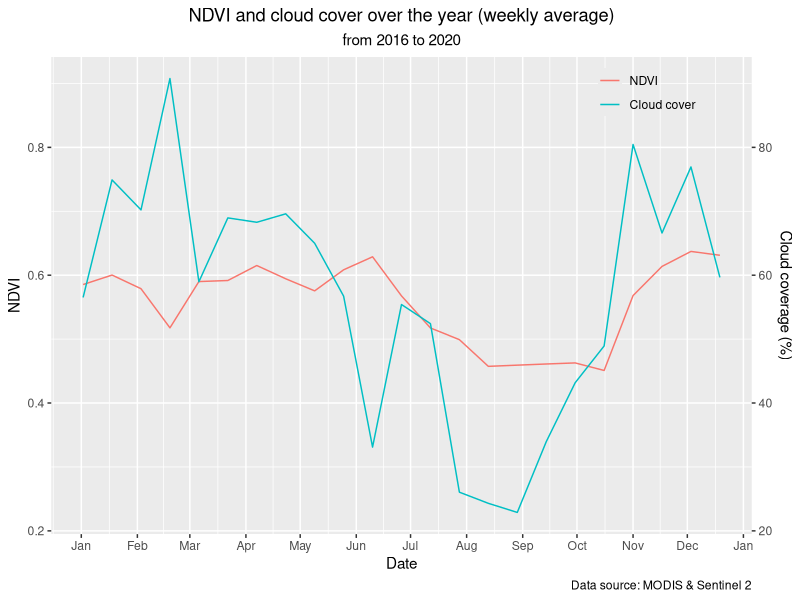
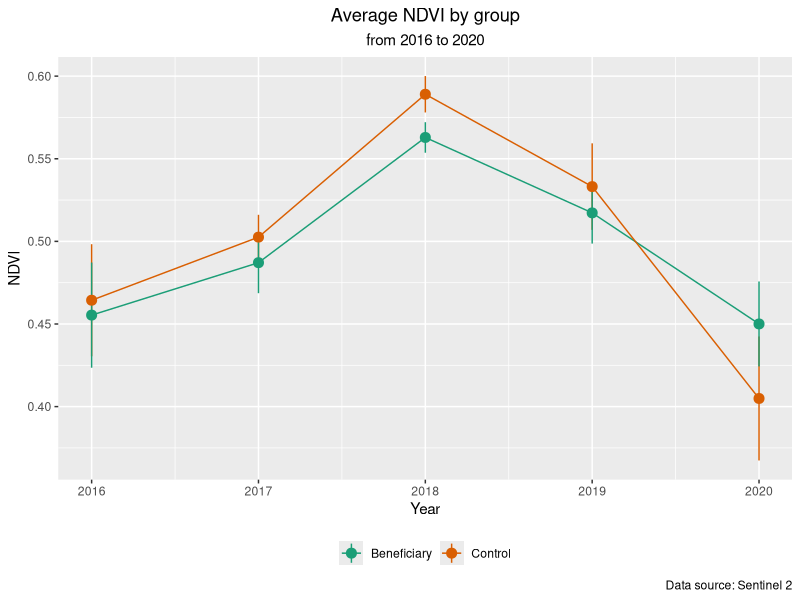
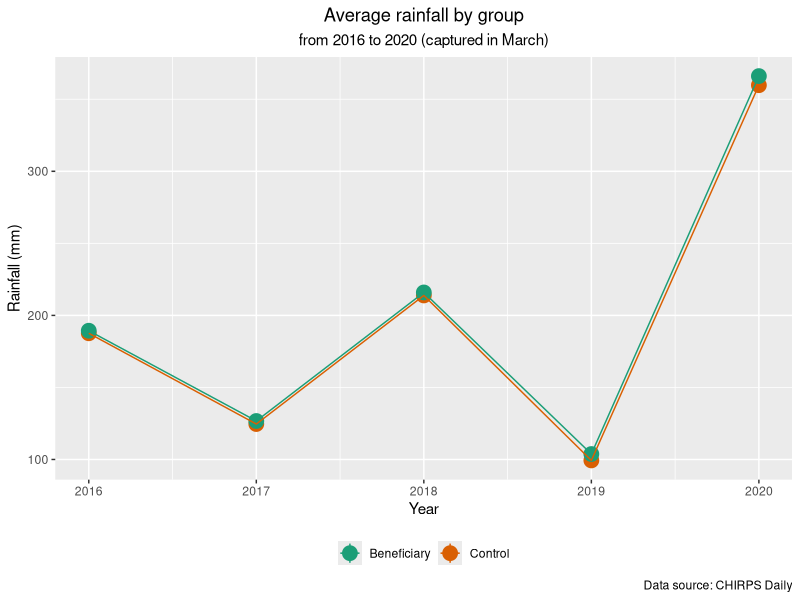

Recreate these plots in R, in order.
# ------------------------------------------------------------------------------
# Use satellite imagery in impact evaluation - Project LIVE in Rwanda
# Author: Romain Fourmy (www.romain-fourmy.eu)

# -- Data analysis --

# This script creates charts for NDVI and precipitaiton obtained from GEE. 
# First, this scripts creates times series (weekly) charts for the NDVI (MODIS) and cloud cover, which will help to determine our reference period for NDVI across years. 
# It uses the data obtained from: "Scripts GEE/1. Time series NDVI.js" and "Scripts GEE/2. Time series cloud cover.js" (downloaded in .csv, as mentioned at the end of the code)
# Second, this scripts creates times series (yearly) charts of the NDVI (Sentinel 2) and other covariates. 
# It uses the data obtained all the other scripts, which were then cleaned to obtain the file: "Data/df_ndvi_cov.csv".

# ------------------------------------------------------------------------------
library(ggplot2)
library(reshape2)
library(tidyr)
library(dplyr)
library(lubridate)
library(stringr)
options(scipen = 999)

#### I. Times series (weekly) for NDVI (MODIS) and cloud cover

### clean the NDVI and cloud cover datasets
## NDVI data cleaning
# import the NDVI dataset
df_ndvi_year <- read.csv("Data/Source files/TimeSeries_NDVI_yearly.csv")

# clean the date column
df_ndvi_year$date <- as.Date(df_ndvi_year$doy, origin = "2016-01-01")

# clean the NDVI columns 
for(i in 2:6) {      
  df_ndvi_year[ , i] <- gsub(",", "", df_ndvi_year[ , i]) # to remove the commas for thousands
  df_ndvi_year[ , i] <- as.numeric(df_ndvi_year[ , i]) # to convert as numeric
  df_ndvi_year[ , i] <- (df_ndvi_year[ , i])*0.0001 # to bring it to standard scale [-1,1]
}

# melt the dataframe to obtain long format
df_ndvi_year_melt <- melt(df_ndvi_year, id=c("date","doy")) 

## cloud cover data cleaning
# import the cloud cover dataset
df_cloud_year <- read.csv("Data/Source files/TimeSeries_CloudCover_yearly.csv")

# clean date column
df_cloud_year$date <- substr(df_cloud_year$system.index, 15,22)
df_cloud_year$date <- as.Date(as.character(df_cloud_year$date), "%Y%m%d")

### plot the NDVI and cloud cover weekly average
# calculate the weekly average for ndvi
df_ndvi_cloud <- df_ndvi_year_melt %>% 
  group_by(week = week(date)) %>%
  mutate(NDVI.wk.average = mean(value))  
# keep unique rows only
df_ndvi_cloud <- df_ndvi_cloud %>% 
  distinct(week, .keep_all = TRUE)

# calculate the weekly average for cloud
df_cloud_week <- df_cloud_year %>% 
  group_by(week = week(date)) %>%
  mutate(Cloud.wk.average = mean(CLOUD_COVERAGE_ASSESSMENT))
# keep unique rows only
df_cloud_week <- df_cloud_week %>% 
  distinct(week, .keep_all = TRUE)

# merge the NDVI and cloud cover datasets
df_ndvi_cloud <- merge(df_ndvi_cloud, df_cloud_week, by="week", all.x=TRUE, all.y=FALSE )

# rescale cloud cover to NDVI
df_ndvi_cloud$Cloud.wk.average <- (df_ndvi_cloud$Cloud.wk.average)/100

# keep relevant columns only and change name
df_ndvi_cloud <- df_ndvi_cloud[c("date.x", "NDVI.wk.average", "Cloud.wk.average")]
names(df_ndvi_cloud)[2] <- "NDVI"
names(df_ndvi_cloud)[3] <- "Cloud cover"
df_ndvi_cloud <- melt(df_ndvi_cloud, id="date.x")

# plot the data
png(file="Charts/Outputs/TimeSeries_NDVI_CloudCover_weekly_mean.png", units ="in", width=7, height=5, res=300) # to save plot as png

ggplot(df_ndvi_cloud) + 
  geom_line(aes(x= date.x, y = value, colour = variable))+
  scale_y_continuous(sec.axis = sec_axis(~ .*100, name="Cloud coverage (%)"))+
  scale_x_date(date_breaks = "1 month", date_labels = "%b")+
  labs(title = "NDVI and cloud cover over the year (weekly average)",
     subtitle = "from 2016 to 2020",
     caption = "Data source: MODIS & Sentinel 2",
     x = "Date", y="NDVI", colour="")+
  theme(plot.title = element_text(hjust = 0.5), plot.subtitle = element_text(hjust = 0.5), 
        legend.position =  c(0.85, 0.95), legend.background = element_rect(fill=alpha('blue', 0.0)))

dev.off()

### 2. NDVI
# reduce the data to yearly average by group (treatment vs control)
df <- read.csv("Data/df_ndvi_cov.csv")

plot_data_ndvi <- df %>%  
  mutate(treat = factor(ID_BN, labels = c("Control", "Beneficiary")),
         variable = factor(Year, labels = c("2016", "2017","2018","2019","2020"))) %>% 
  group_by(ID_BN, Year) %>%   drop_na(ndvi) %>%
  summarize(mean = mean(ndvi, na.rm=TRUE),
            se_duration = sd(ndvi, na.rm=TRUE) / sqrt(n()),
            upper = mean + (-1.96 * se_duration),
            lower = mean + (1.96 * se_duration), 
            n = n())  %>% 
  drop_na() 
plot_data_ndvi$ID_BN <- as.factor(plot_data_ndvi$ID_BN)
plot_data_ndvi$treat <- ifelse(plot_data_ndvi$ID_BN==1, "Beneficiary","Control")

# plot the data
png(file="Charts/Outputs/NDVI_bygroup.png", units ="in", width=7, height=5, res=300) # to save plot as png
ggplot(plot_data_ndvi, aes(x = Year, y = mean, color = treat)) +
  geom_pointrange(aes(ymin = lower, ymax = upper), size = 0.6) + 
  geom_line(aes(group = treat)) +
  theme(legend.position="bottom", legend.title = element_blank())+
  scale_color_brewer(palette="Dark2")+
  labs(title = "Average NDVI by group",
       subtitle = "from 2016 to 2020",
       caption = "Data source: Sentinel 2",
       x = "Year", y="NDVI", colour="")+ 
  theme(plot.title = element_text(hjust = 0.5), plot.subtitle = element_text(hjust = 0.5), 
        legend.position =  "bottom")
dev.off()


### 3. Rainfall
# reduce the data to yearly average by group (treatment vs control)
plot_data_rain <- df %>%  
  mutate(treat = factor(ID_BN, labels = c("Control", "Beneficiary")),
         variable = factor(Year, labels = c("2016","2017","2018","2019","2020"))) %>% 
  group_by(ID_BN, Year) %>% drop_na(rain) %>% 
  summarize(mean = mean(rain, na.rm=TRUE),
            se_duration = sd(ndvi, na.rm=TRUE) / sqrt(n()),
            upper = mean + (-1.96 * se_duration),
            lower = mean + (1.96 * se_duration),
            n = n()) %>% 
  drop_na() 
plot_data_rain$ID_BN <- as.factor(plot_data_rain$ID_BN)
plot_data_rain$treat <- ifelse(plot_data_rain$ID_BN==1, "Beneficiary","Control")

# plot the data
png(file="Charts/Outputs/Rainfall_bygroup.png", units ="in", width=7, height=5, res=300) # to save the plot as png
ggplot(plot_data_rain, aes(x = Year, y = mean, color = treat)) +
  geom_pointrange(aes(ymin = lower, ymax = upper), size = 1) + 
  geom_line(aes(group = treat))+
  theme(legend.position="bottom", legend.title = element_blank())+
  scale_color_brewer(palette="Dark2")+
  labs(title = "Average rainfall by group",
       subtitle = "from 2016 to 2020 (captured in March)" ,
       caption = "Data source: CHIRPS Daily",
       x = "Year", y="Rainfall (mm)", colour="")+
  theme(plot.title = element_text(hjust = 0.5), plot.subtitle = element_text(hjust = 0.5), 
        legend.position =  "bottom")
dev.off()
  
